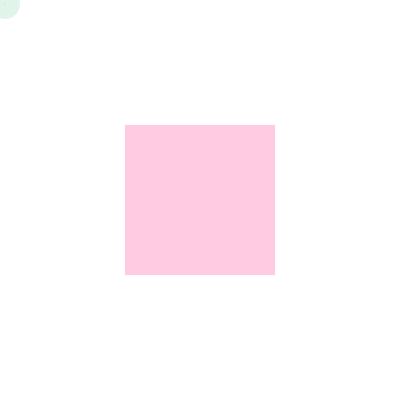
Frame 1 (no input)
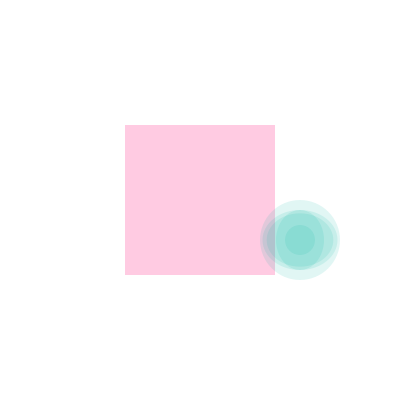
Frame 60 (the mouse pressed at the canvas centre just before this capture)
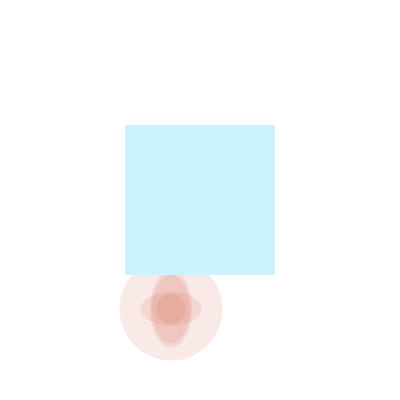
Frame 120 (the mouse held since frame 60 and released just before this capture)

The Processing sketch that drew these frames (run headless with seeded random() and noise(); from frame 60 on, the mouse is pressed at the canvas centre):

// Processing sketch: processing_90476
// ── processing_90476.pde

//Lauren Lee
//Creative Computing
//HW 4 Bouncing Circle
//2/20/13

int x; //where the circle is horizontally
int y; //where circle is veritcally
float xspeed = 5.3; //speed horizontally
float yspeed = 4.5; //speed vertically

//Background and variable establishment
void setup() {
  background(255);
  size(400, 400);
  frameRate(40);
  x=0;
  y=0;
}
 
//White background with pink square
void draw() {
  background(255);
  noStroke();
  fill(255,203,226);
  rect(125, 125, 150,150);

//Shape movement
   x += xspeed;
   y += yspeed;

//Shape makeup and color
  fill(mouseX, random(255), random(255), 30);
  ellipse (x, y, 30, 30);
  ellipse(x, y, x/4, y/4);
  ellipse(x,y, y/5, x/5);
  ellipse(x, y, y/3, y/3);
  ellipse(x,y, x/4.5, y/4.5);
 
//Movement constraints
  if((x>width) || (x<0)) {
    xspeed =-xspeed;
  }
  if((y>height) || (y<0)) {
  yspeed = -yspeed;
  }
  
//Translucency when shape is in pink box
  if((x>125) && (x<275) && (y>125) && (y<275)) {
    fill(255,203,226, 75);
    ellipse (x, y, 30, 30);
    ellipse(x, y, x/4, y/4);
    ellipse(x,y, y/5, x/5);
    ellipse(x, y, y/3, y/3);
    ellipse(x,y, x/4.5, y/4.5);
  } 

//Further constraints when mouse is pressed (shape will either be trapped in box or reflected)
   if(mousePressed==true) {
     fill(201,244,255);
     rect(125, 125, 150,150);
    if((x>125) && (x<275) && (y>125) && (y<275)) {
     xspeed = -xspeed;
     yspeed = -yspeed;
     fill(249,201,255,100);
     rect(125, 125, 150,150);
     //shape trapped in box makes box purple
  }
   }
  }
        
